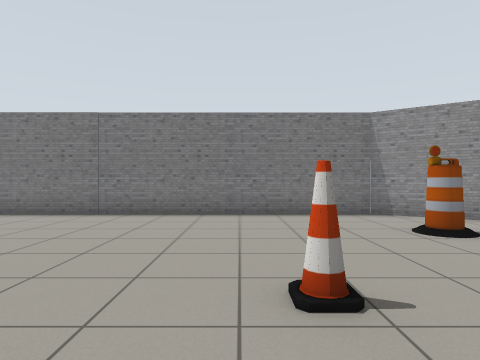
View 1 (above)

14 first-person views from a walk through a Gazebo world. The camera is 0.94 m above the floor, looks level and sees 75° across. The floor is counted in squares, 1 m on a side. Each view is taken from the middle of a square. On the plan, view 1 faces up. The plan holds only what a view shows up to about 12 squares ahead; the rest is blank. The robots in the file are not drawn. Simple shapes stand in for some stock models.

View 2
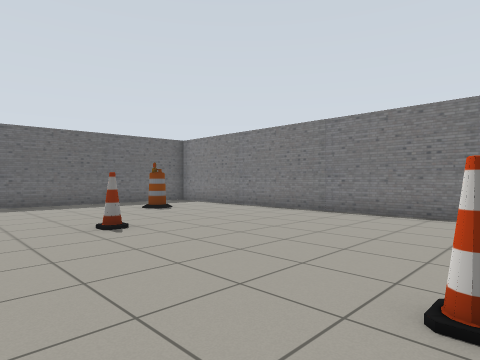

View 3
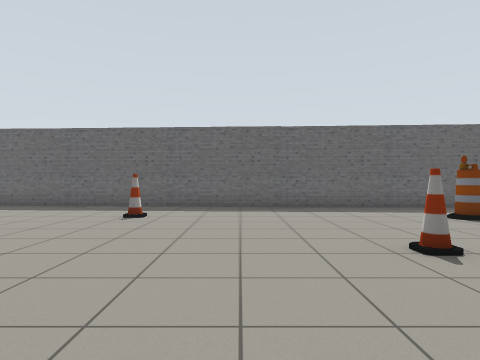

View 4
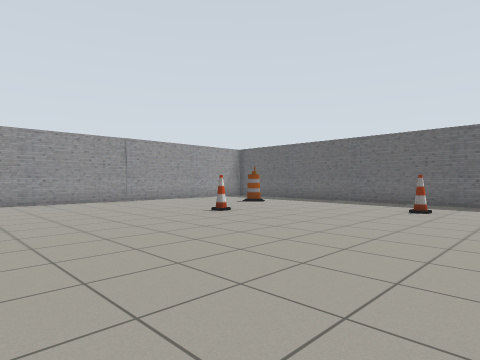

View 5
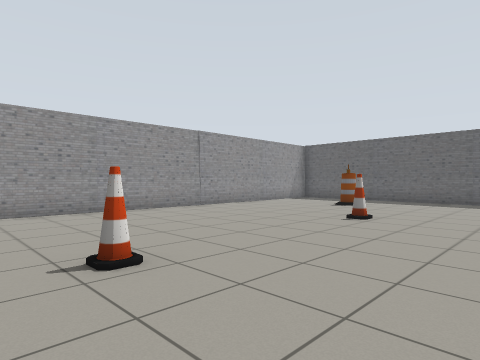

View 6
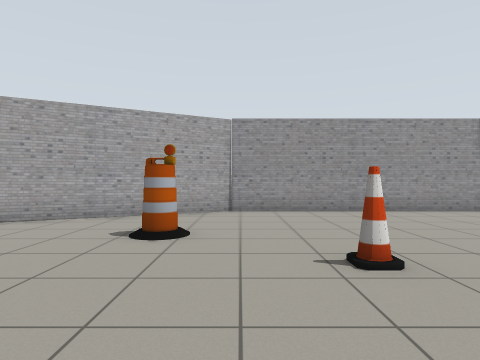

View 7
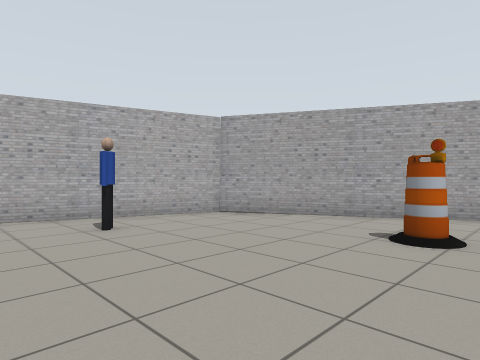

View 8
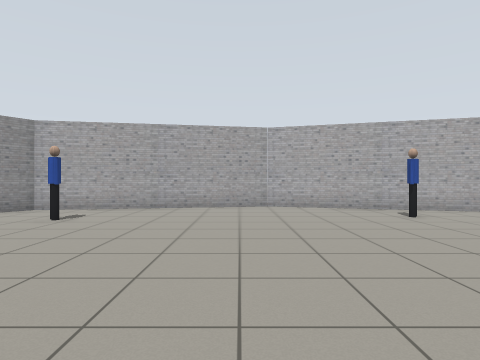

View 9
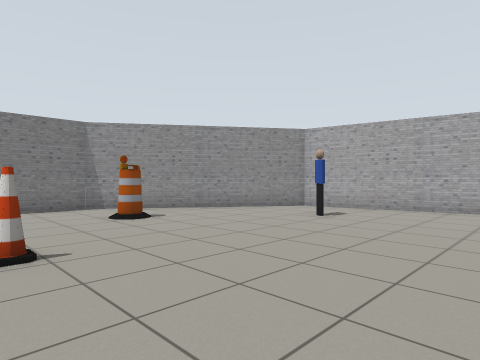

View 10
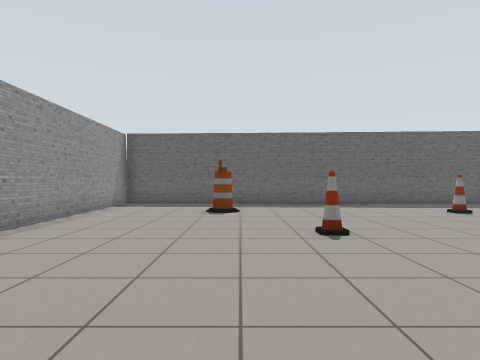

View 11
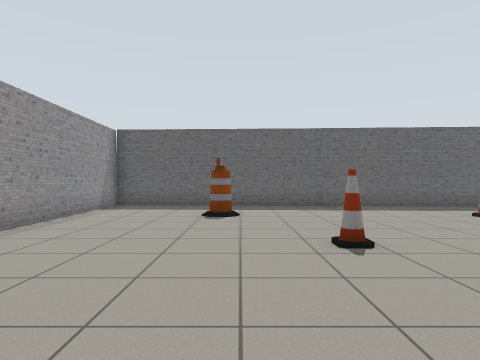

View 12
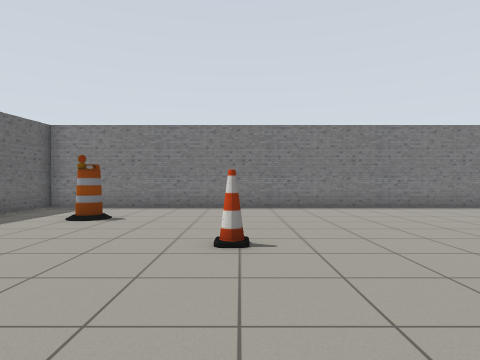

View 13
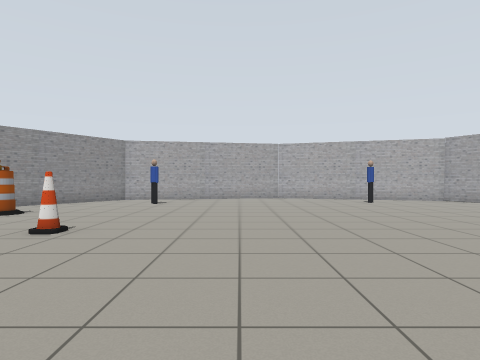

View 14
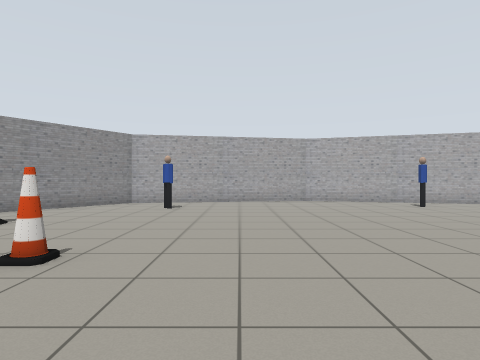

### Floor plan
Points are (right, up) in squares from view 1. A wall is a line through its corners. A room is listed if a view was taken in it or the views show most of it. See-through windows are left out.
Room 1 (views 1, 2, 3, 4, 5, 6, 7, 8, 9, 10, 11, 12, 13, 14)
walls: (2.4, -13.4) (9, -10.1) (11.1, -3) (9.7, 4.4) (3.6, 8.6) (-11.4, 8.6) (-12.6, -13.4) (2.4, -13.4)
objects: barrel (-9, -10) to (-9, -9); cone (-9, -3); barrel (-9, 6); cone (-6, -7); cone (-5, 3); cone (1, -7); cone (1, 2); barrel (3, -9); barrel (4, 6); person (7, 2); person (8, -6)

Where each view was taken, in squares from view 1:
view 1: 0 up, 0 right, facing up
view 2: 0 up, 1 right, facing up-left
view 3: 0 up, 1 left, facing left
view 4: 0 up, 1 right, facing down-left
view 5: 4 down, 2 right, facing down-left
view 6: 4 down, 2 right, facing down
view 7: 4 down, 2 right, facing down-right
view 8: 2 down, 0 right, facing right
view 9: 2 down, 0 right, facing up-right
view 10: 9 down, 0 right, facing left
view 11: 9 down, 1 left, facing left
view 12: 2 down, 5 left, facing up
view 13: 1 down, 5 left, facing right
view 14: 0 up, 3 left, facing right
